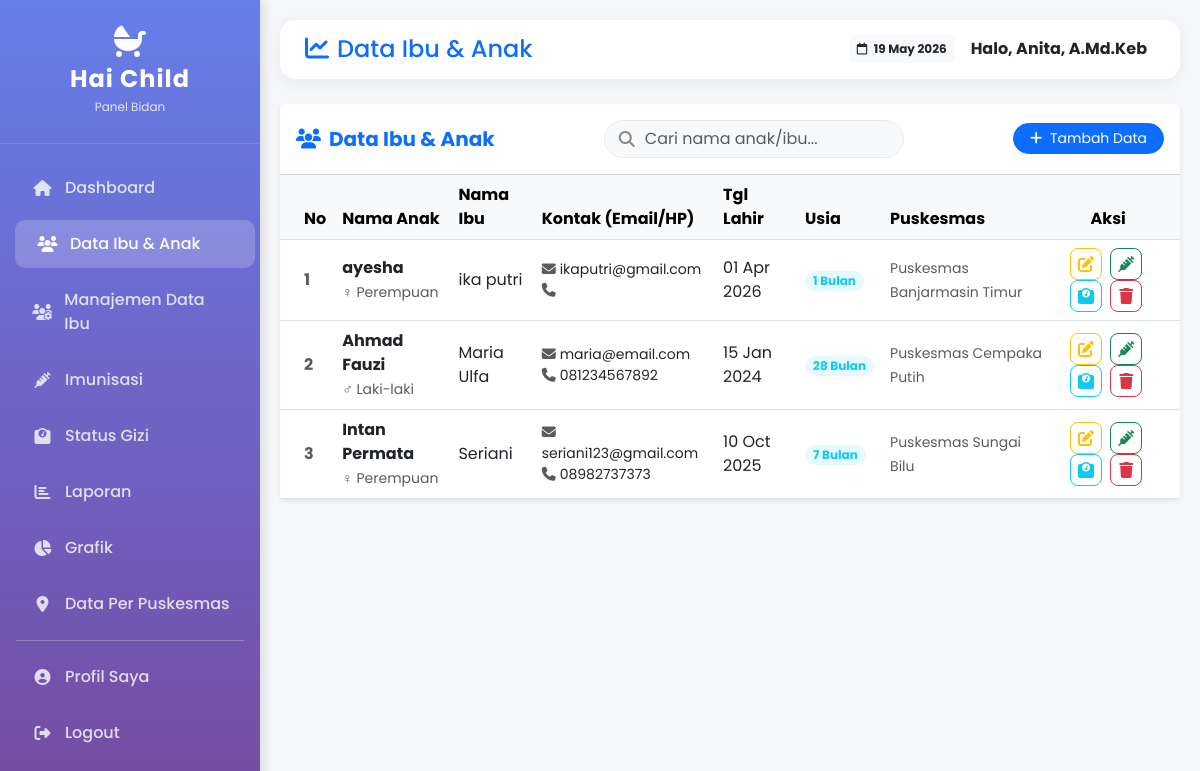
Screenshot of /bidan/data_ibu_anak.php (signed in) with the database file from the repository.
### tables this page shows
CREATE TABLE `ibu_anak` (
  `id` int(11) NOT NULL,
  `user_id` int(11) NOT NULL,
  `nama_ibu` varchar(100) NOT NULL,
  `nama_anak` varchar(100) NOT NULL,
  `tanggal_lahir_anak` date NOT NULL,
  `jenis_kelamin` enum('L','P') NOT NULL,
  `puskesmas` varchar(100) NOT NULL DEFAULT 'Puskesmas Cempaka Putih',
  `created_at` timestamp NOT NULL DEFAULT current_timestamp(),
  `updated_at` timestamp NOT NULL DEFAULT current_timestamp() ON UPDATE current_timestamp()
);

CREATE TABLE `users` (
  `id` int(11) NOT NULL,
  `username` varchar(50) NOT NULL,
  `password` varchar(255) NOT NULL,
  `role` enum('bidan','ibu_anak') NOT NULL DEFAULT 'ibu_anak',
  `nama_lengkap` varchar(100) NOT NULL,
  `email` varchar(100) NOT NULL,
  `no_hp` varchar(20) DEFAULT NULL,
  `status` enum('active','inactive') NOT NULL DEFAULT 'active',
  `created_at` timestamp NOT NULL DEFAULT current_timestamp(),
  `updated_at` timestamp NOT NULL DEFAULT current_timestamp() ON UPDATE current_timestamp()
);

### bidan/data_ibu_anak.php (the view, shortened to what this page needs)
<?php
$page_title = 'Data Ibu & Anak';
require_once '../includes/header_bidan.php';
$database = new Database();
$db = $database->getConnection();
$keyword = '';
$query_param = "";
$query = "SELECT ia.*, u.email, u.no_hp, u.nama_lengkap as nama_user
          FROM ibu_anak ia
          LEFT JOIN users u ON ia.user_id = u.id
          " . $query_param . "
          ORDER BY ia.created_at DESC";
if (isset($keyword_like)) {
    $stmt = $db->prepare($query);
    $stmt->execute([$keyword_like, $keyword_like, $keyword_like]);
    $data = $stmt->fetchAll(PDO::FETCH_ASSOC);
} else {
    $data = $db->query($query)->fetchAll(PDO::FETCH_ASSOC);
}
?>
<div class="card content-card border-0 shadow-sm">
    <div class="card-header bg-white py-3 d-flex justify-content-between align-items-center">
        <h5 class="mb-0 fw-bold text-primary"><i class="fas fa-users me-2"></i>Data Ibu & Anak</h5>
        <form method="GET" class="search-box">
            <i class="fas fa-search"></i>
            <input type="text" name="search" class="form-control search-input"
                   placeholder="Cari nama anak/ibu..."
                   value="<?php echo htmlspecialchars($keyword); ?>">
        </form>
        <a href="tambah_ibu_anak.php" class="btn btn-primary btn-sm rounded-pill px-3">
            <i class="fas fa-plus me-1"></i> Tambah Data
        </a>
    </div>
    <div class="card-body p-0">
        <div class="table-responsive">
            <table class="table table-hover align-middle mb-0">
                <thead class="table-light">
                    <tr>
                        <th class="ps-4" style="width: 50px;">No</th>
                        <th>Nama Anak</th>
                        <th>Nama Ibu</th>
                        <th>Kontak (Email/HP)</th>
                        <th>Tgl Lahir</th>
                        <th>Usia</th>
                        <th>Puskesmas</th>
                        <th class="text-center pe-4">Aksi</th>
                    </tr>
                </thead>
                <tbody>
                    <?php
                    $no = 1;
                    if(count($data) > 0):
                        foreach($data as $row):
                            $birthDate = new DateTime($row['tanggal_lahir_anak']);
                            $today = new DateTime("today");
                            $diff = $today->diff($birthDate);
                            $umur_bulan = ($diff->y * 12) + $diff->m;
                    ?>
                    <tr>
                        <td class="ps-4 fw-bold text-muted"><?php echo $no++; ?></td>
                        <td>
                            <div class="fw-bold text-dark"><?php echo htmlspecialchars($row['nama_anak']); ?></div>
                            <small class="text-muted"><?php echo $row['jenis_kelamin'] == 'L' ? '♂ Laki-laki' : '♀ Perempuan'; ?></small>
                        </td>
                        <td><?php echo htmlspecialchars($row['nama_ibu']); ?></td>
                        <td>
                            <div class="small"><i class="fas fa-envelope me-1 text-muted"></i><?php echo htmlspecialchars($row['email'] ?? '-'); ?></div>
                            <div class="small"><i class="fas fa-phone me-1 text-muted"></i><?php echo htmlspecialchars($row['no_hp'] ?? '-'); ?></div>
                        </td>
                        <td><?php echo date('d M Y', strtotime($row['tanggal_lahir_anak'])); ?></td>
                        <td><span class="badge bg-info bg-opacity-10 text-info px-2 py-1 rounded-pill"><?php echo $umur_bulan; ?> Bulan</span></td>
                        <td><small class="text-muted"><?php echo htmlspecialchars($row['puskesmas']); ?></small></td>
                        <td class="text-center pe-4">
                            <a href="edit_ibu_anak.php?id=<?php echo $row['id']; ?>" class="btn btn-action btn-outline-warning" title="Edit Data">
                                <i class="fas fa-edit"></i>
                            </a>
                            <a href="tambah_imunisasi.php?id=<?php echo $row['id']; ?>" class="btn btn-action btn-outline-success" title="Input Imunisasi">
                                <i class="fas fa-syringe"></i>
                            </a>
                            <a href="tambah_gizi.php?id=<?php echo $row['id']; ?>" class="btn btn-action btn-outline-info" title="Input Gizi">
                                <i class="fas fa-weight"></i>
                            </a>
                            <a href="hapus_ibu_anak.php?id=<?php echo $row['id']; ?>" class="btn btn-action btn-outline-danger" onclick="return confirm('⚠️ PERINGATAN: Menghapus data ini akan menghapus semua data imunisasi dan gizi anak yang terkait. Lanjutkan?')" title="Hapus">
                                <i class="fas fa-trash"></i>
                            </a>
                        </td>
                    </tr>
                    <?php
                        endforeach;
                    endif; ?>
                </tbody>
            </table>
        </div>
    </div>
</div>
<?php require_once '../includes/footer.php'; ?>

### includes/header_bidan.php (shortened to what this page needs)
<?php
$page_title = $page_title ?? 'Dashboard';
?>
<!DOCTYPE html>
<html lang="id">
<head>
    <link href="https://cdn.jsdelivr.net/npm/bootstrap@5.3.0/dist/css/bootstrap.min.css" rel="stylesheet">
    <link rel="stylesheet" href="https://cdnjs.cloudflare.com/ajax/libs/font-awesome/6.4.0/css/all.min.css">
</head>
<body>
    <nav class="sidebar">
        <div class="sidebar-header">
            <i class="fas fa-baby-carriage fa-2x mb-2"></i>
            <h4>Hai Child</h4>
            <small>Panel Bidan</small>
        </div>
        <div class="nav flex-column mt-3">
            <a class="nav-link <?php echo basename($_SERVER['PHP_SELF']) == 'dashboard.php' ? 'active' : ''; ?>" href="dashboard.php">
                <i class="fas fa-home"></i> Dashboard
            </a>
            <a class="nav-link <?php echo basename($_SERVER['PHP_SELF']) == 'data_ibu_anak.php' ? 'active' : ''; ?>" href="data_ibu_anak.php">
                <i class="fas fa-users"></i> Data Ibu & Anak
            </a>
            <a class="nav-link <?php echo basename($_SERVER['PHP_SELF']) == 'manajemen_ibu.php' ? 'active' : ''; ?>" href="manajemen_ibu.php">
                <i class="fas fa-users-cog"></i> Manajemen Data Ibu
            </a>
            <a class="nav-link <?php echo basename($_SERVER['PHP_SELF']) == 'imunisasi.php' ? 'active' : ''; ?>" href="imunisasi.php">
                <i class="fas fa-syringe"></i> Imunisasi
            </a>
            <a class="nav-link <?php echo basename($_SERVER['PHP_SELF']) == 'status_gizi.php' ? 'active' : ''; ?>" href="status_gizi.php">
                <i class="fas fa-weight"></i> Status Gizi
            </a>
            <a class="nav-link <?php echo basename($_SERVER['PHP_SELF']) == 'laporan.php' ? 'active' : ''; ?>" href="laporan.php">
                <i class="fas fa-chart-bar"></i> Laporan
            </a>
            <a class="nav-link <?php echo basename($_SERVER['PHP_SELF']) == 'grafik.php' ? 'active' : ''; ?>" href="grafik.php">
                <i class="fas fa-chart-pie"></i> Grafik
            </a>
            <a class="nav-link <?php echo basename($_SERVER['PHP_SELF']) == 'data_per_puskesmas.php' ? 'active' : ''; ?>" href="data_per_puskesmas.php">
                <i class="fas fa-map-marker-alt"></i> Data Per Puskesmas
            </a>
            <hr class="bg-white mx-3 my-2">
            <a class="nav-link <?php echo basename($_SERVER['PHP_SELF']) == 'profil.php' ? 'active' : ''; ?>" href="profil.php">
                <i class="fas fa-user-circle"></i> Profil Saya
            </a>
            <a class="nav-link" href="../logout.php">
                <i class="fas fa-sign-out-alt"></i> Logout
            </a>
        </div>
    </nav>
    <div class="main-content">
        <div class="top-navbar">
            <h4 class="mb-0 text-primary"><i class="fas fa-chart-line me-2"></i><?php echo $page_title; ?></h4>
            <div class="d-flex align-items-center">
                <span class="badge bg-light text-dark me-3 p-2">
                    <i class="far fa-calendar me-1"></i> <?php echo date('d M Y'); ?>
                </span>
                <span class="fw-bold me-2">Halo, <?php echo htmlspecialchars($_SESSION['nama'] ?? 'User'); ?></span>
            </div>
        </div>

### includes/footer.php (shortened to what this page needs)
    </div>
</body>
</html>

### includes/header_bidan.php (style rules this page uses)
body { font-family: 'Poppins', sans-serif; background-color: #f4f6f9; margin: 0; }
.sidebar { min-height: 100vh; background: linear-gradient(180deg, #667eea 0%, #764ba2 100%); color: white; width: 260px; position: fixed; top: 0; left: 0; z-index: 1000; transition: all 0.3s; box-shadow: 4px 0 10px rgba(0,0,0,0.1); }
.sidebar .sidebar-header { padding: 25px 20px; text-align: center; border-bottom: 1px solid rgba(255,255,255,0.1); }
.sidebar .sidebar-header h4 { margin: 0; font-weight: 700; letter-spacing: 1px; }
.sidebar .sidebar-header small { opacity: 0.8; font-size: 12px; }
.sidebar .nav-link { color: rgba(255,255,255,0.8); padding: 12px 20px; margin: 4px 10px; border-radius: 10px; font-weight: 500; transition: all 0.3s; display: flex; align-items: center; }
.sidebar .nav-link i { width: 25px; margin-right: 10px; text-align: center; }
.sidebar .nav-link:hover, .sidebar .nav-link.active { background: rgba(255,255,255,0.2); color: white; transform: translateX(5px); }
.main-content { margin-left: 260px; padding: 20px; transition: all 0.3s; }
.top-navbar { background: white; padding: 15px 25px; border-radius: 15px; margin-bottom: 25px; box-shadow: 0 4px 15px rgba(0,0,0,0.05); display: flex; justify-content: space-between; align-items: center; }

### bidan/data_ibu_anak.php (style rules this page uses)
.search-box { max-width: 300px; position: relative; }
.search-box i { position: absolute; left: 15px; top: 50%; transform: translateY(-50%); color: #888; }
.search-input { padding-left: 40px; border-radius: 20px; background-color: #f8f9fa; border: 1px solid #e9ecef; }
.btn-action { width: 32px; height: 32px; padding: 0; display: inline-flex; align-items: center; justify-content: center; border-radius: 8px; margin-right: 4px; }

### rows the page displays
ibu_anak: nama_anak "ayesha", jenis_kelamin "♀ Perempuan", nama_ibu "ika putri", user.email "ikaputri@gmail.com", tanggal_lahir_anak "01 Apr 2026", tanggal_lahir_anak "1", puskesmas "Puskesmas Banjarmasin Timur"
ibu_anak: nama_anak "Ahmad Fauzi", jenis_kelamin "♂ Laki-laki", nama_ibu "Maria Ulfa", user.email "maria@email.com", user.no_hp "081234567892", tanggal_lahir_anak "15 Jan 2024", tanggal_lahir_anak "28", puskesmas "Puskesmas Cempaka Putih"
ibu_anak: nama_anak "Intan Permata", jenis_kelamin "♀ Perempuan", nama_ibu "Seriani", user.email "seriani123@gmail.com", user.no_hp "08982737373", tanggal_lahir_anak "10 Oct 2025", tanggal_lahir_anak "7", puskesmas "Puskesmas Sungai Bilu"

### other values shown
$page_title "Data Ibu & Anak"
$_SESSION['nama'] "Anita, A.Md.Keb"
